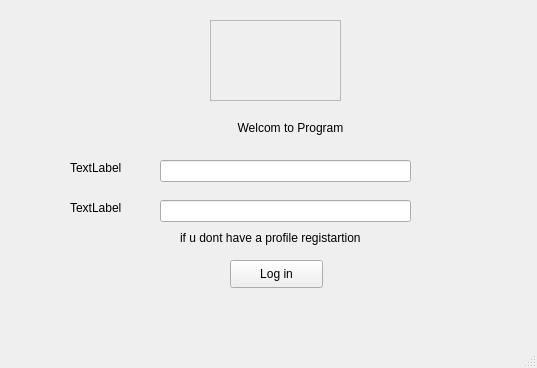
<?xml version="1.0" encoding="UTF-8"?>
<ui version="4.0">
 <class>Main</class>
 <widget class="QMainWindow" name="Main">
  <property name="geometry">
   <rect>
    <x>0</x>
    <y>0</y>
    <width>537</width>
    <height>368</height>
   </rect>
  </property>
  <property name="windowTitle">
   <string>MainWindow</string>
  </property>
  <widget class="QWidget" name="centralwidget">
   <widget class="QFrame" name="LOGO">
    <property name="geometry">
     <rect>
      <x>210</x>
      <y>20</y>
      <width>131</width>
      <height>81</height>
     </rect>
    </property>
    <property name="frameShape">
     <enum>QFrame::StyledPanel</enum>
    </property>
    <property name="frameShadow">
     <enum>QFrame::Raised</enum>
    </property>
   </widget>
   <widget class="QLineEdit" name="lineEdit">
    <property name="geometry">
     <rect>
      <x>160</x>
      <y>160</y>
      <width>251</width>
      <height>22</height>
     </rect>
    </property>
   </widget>
   <widget class="QLineEdit" name="lineEdit_2">
    <property name="geometry">
     <rect>
      <x>160</x>
      <y>200</y>
      <width>251</width>
      <height>22</height>
     </rect>
    </property>
   </widget>
   <widget class="QLabel" name="label">
    <property name="geometry">
     <rect>
      <x>200</x>
      <y>120</y>
      <width>181</width>
      <height>16</height>
     </rect>
    </property>
    <property name="text">
     <string>Welcom to Program</string>
    </property>
    <property name="alignment">
     <set>Qt::AlignCenter</set>
    </property>
   </widget>
   <widget class="QLabel" name="label_2">
    <property name="geometry">
     <rect>
      <x>70</x>
      <y>160</y>
      <width>55</width>
      <height>16</height>
     </rect>
    </property>
    <property name="text">
     <string>TextLabel</string>
    </property>
   </widget>
   <widget class="QLabel" name="label_3">
    <property name="geometry">
     <rect>
      <x>70</x>
      <y>200</y>
      <width>55</width>
      <height>16</height>
     </rect>
    </property>
    <property name="text">
     <string>TextLabel</string>
    </property>
   </widget>
   <widget class="QPushButton" name="pushButton">
    <property name="geometry">
     <rect>
      <x>230</x>
      <y>260</y>
      <width>93</width>
      <height>28</height>
     </rect>
    </property>
    <property name="text">
     <string>Log in</string>
    </property>
   </widget>
   <widget class="QLabel" name="label_4">
    <property name="geometry">
     <rect>
      <x>180</x>
      <y>230</y>
      <width>211</width>
      <height>16</height>
     </rect>
    </property>
    <property name="text">
     <string>if u dont have a profile registartion</string>
    </property>
   </widget>
  </widget>
  <widget class="QMenuBar" name="menubar">
   <property name="geometry">
    <rect>
     <x>0</x>
     <y>0</y>
     <width>537</width>
     <height>26</height>
    </rect>
   </property>
  </widget>
  <widget class="QStatusBar" name="statusbar"/>
 </widget>
 <resources/>
 <connections/>
</ui>
